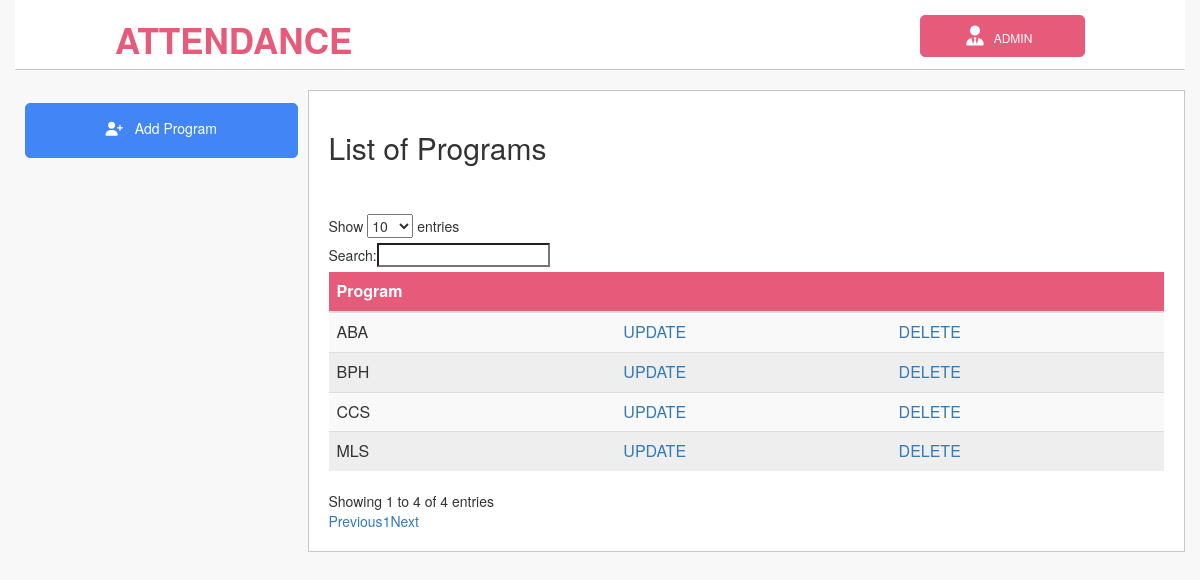
Page /admin/course.php (signed in) on the committed database.
### tables this page shows
CREATE TABLE `courses` (
  `course` varchar(50) NOT NULL
);

### admin/functions.php (called while the page is built, shortened)
<?php
$dbhost = 'localhost';
$dbname = 'attendance';
$dbuser = 'root';
$dbpass = '';
$connection = new mysqli($dbhost,$dbuser,$dbpass,$dbname);
function queryMysql($query) {
global $connection;
$result = $connection->query($query);
return $result;
}
 ?>

### admin/course.php (the view, shortened to what this page needs)
<!DOCTYPE html>
<html>
<head>
<link rel="stylesheet" href="../css/homestylesheet.css">
<link rel="stylesheet" href="https://maxcdn.bootstrapcdn.com/bootstrap/3.3.7/css/bootstrap.min.css">
</head>
<body>
<div class="col-12 col-t-12 header-brand">
<a href="admin_home.php" class="brand-name" >Attendance</a>
  <div class="dropdown" style="float: right;">
    <button id="admindrpdwn" class="dropbtn"  ><i class="fas fa-user-tie" style="font-size:20px"></i> &nbsp; admin &nbsp;</button>
  </div>
</div>
<div class=" col-3 col-t-2 nav-area">
    <div class=" menu">
	<button id="adduserbtn" onclick="document.getElementById('id01').style.display='block'" style="width:100%;" class="button"><i class="fas fa-user-plus"></i>  &nbsp; <label class= "button-label" id="adduserheader">Add Program</label></button>
</div>
</div>
<div class=" col-9 col-t-10 main">
<section id="burn">
	<div class="container">
		<h2 id="header1">List of Programs</h2>
	</div>
</section>
<section id="burn2">
 <form method="post">
		<div class="container">
			<div class="row">
				<div class="col-md-12">
					<table class="table table-striped" id="mytable">
						<thead>
							<tr>
							<th>Program</th>
							<th></th>
							<th></th>
			</tr>
						</thead>
						<tbody>
							<?php
								$result = queryMysql("SELECT course FROM courses");
								while ($row = $result->fetch_assoc()) { ?>
								<tr>
								<td><?php echo $row['course'];?></td>
								<td><a href="edit.php?edit=<?php echo $row['course'];?>" >UPDATE</a></td>
								<td><a type="button" href="course.php?del=<?php echo $row['course'];?>" >DELETE</a></td>
  								</form>
								</div>
								</tr>
								<?php } ?>
</body>
</html>

### css/homestylesheet.css (style rules this page uses)
* { padding: 0; margin: 0; box-sizing: border-box; text-decoration: none; }
html { margin: 0px 15px 15px 15px; font-family:sans-serif; background-color: #f8f8f8; }
.header-brand { padding:15px 30px ; background-color: #ffffff; display: block; height: 70px; width: auto; text-align: center; border-bottom: 1px solid #c7c7c7 }
.brand-name { padding-top: 5px; float: left; color: #E65B7A; font-weight: bold; text-transform:uppercase; font-size: 20px; }
.header-brand button { border: 1px solid #E65B7A; border-radius:5px; text-transform: uppercase; color: #ffffff; background-color: #E65B7A; padding: 10px 20px; font-size: 12px; cursor: pointer; }
.dropdown { position: relative; display: inline-block; }
.nav-area { padding: 10px; }
.button { background-color: #4285f4; color: #ffffff; padding: 14px 20px; margin: 3px 0; cursor: pointer; width: 100%; border: 1px solid #4285f4; border-radius: 5px; }
.main { border: 1px solid #c7c7c7; background-color: #ffffff; }
table { border-collapse: collapse; width: 100%; }
th, td { text-align: left; padding: 8px; }
tr:nth-child(even) { background-color: #eeeeee }
th { background-color: #E65B7A; color: white; }
[class*="col-"] { float: left; }
[class*="col-"] { width: 100%; }
@media only screen and (min-width: 1036px) { .col-3 { width: 25%; } }
@media only screen and (min-width: 1036px) { .col-9 { width: 75%; } }
@media only screen and (min-width: 1036px) { .col-12 { width: 100%; } }
@media only screen and (min-width: 1036px) { .header-brand { margin-bottom: 20px; padding:15px 100px ; } }
@media only screen and (min-width: 1036px) { .brand-name { padding-top: 0px; font-size: 35px; } }
@media only screen and (min-width: 1036px) { .header-brand button { padding: 10px 45px; } }
@media only screen and (min-width: 1036px) { .nav-area { height: calc(100vh - 120px); } }

### admin/course.php (style rules this page uses)
* { text-decoration:none !important; }
label { font-weight:normal !important; }
div.container { width: 100%; padding:20px; }
body { background-color: #f8f8f8 !important; }

### rows in the picture
courses: course "CCS"
courses: course "ABA"
courses: course "MLS"
courses: course "BPH"
